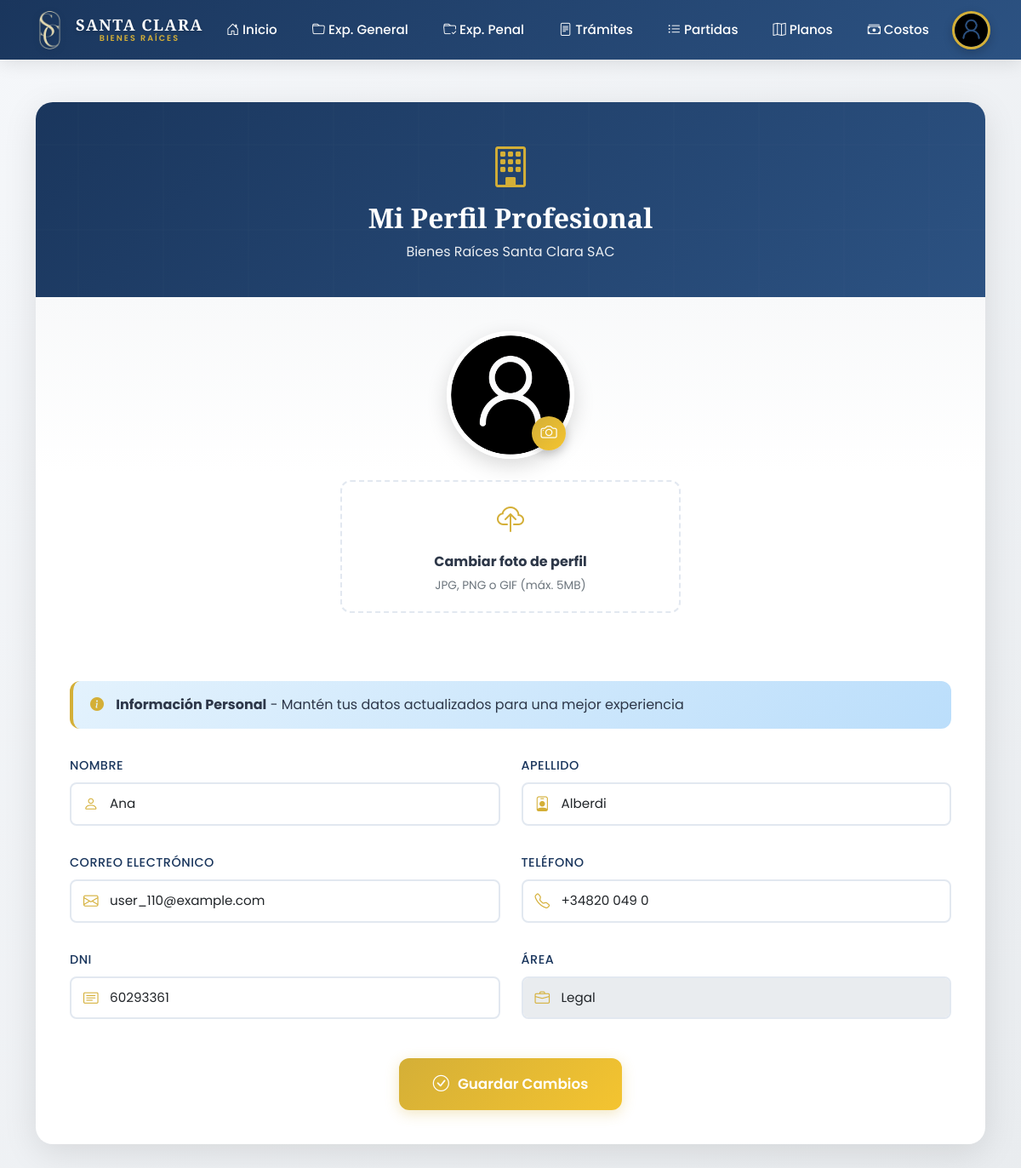
Page /accounts/my/ (signed in) on the committed database.
### apps/accounts/models.py (models this page shows, shortened)
class User(AbstractBaseUser, PermissionsMixin):
    ESTANDAR = 1
    LEGAL = 2
    ADMINISTRADOR = 3
    ROLE_CHOICE = (
        (ESTANDAR, 'Contabilidad'),
        (LEGAL, 'Legal'),
        (ADMINISTRADOR, 'Administrador'),
    )
    first_name = models.CharField(max_length=50)
    last_name = models.CharField(max_length=50)
    username = models.CharField(max_length=50, unique=True)
    email = models.EmailField(max_length=100, unique=True, blank=True, null=True)
    phone_number = models.CharField(max_length=12, blank=True, null=True)
    role = models.PositiveSmallIntegerField(choices=ROLE_CHOICE, blank=True, null=True)
    foto_perfil = models.ImageField(upload_to='profile_photos/', blank=True, null=True)
    dni = models.CharField(max_length=8, unique=True, blank=True, null=True)
    saldo = models.DecimalField(max_digits=10, decimal_places=2, blank=True, null=True, default=100.00)
    date_joined = models.DateTimeField(auto_now_add=True)
    last_login = models.DateTimeField(auto_now_add=True)
    created_date = models.DateTimeField(auto_now_add=True)
    modified_date = models.DateTimeField(auto_now=True)
    is_admin = models.BooleanField(default=False)
    is_staff = models.BooleanField(default=False)
    is_active = models.BooleanField(default=True)
    is_superadmin = models.BooleanField(default=False)
    USERNAME_FIELD = 'username'
    REQUIRED_FIELDS = ['email', 'first_name', 'last_name']
    objects = UserManager()

### principal/views.py (the view)
# urls.py: path('accounts/my/', views.perfil_user, name='perfil_user'),
@login_required(login_url='login')
def perfil_user(request):
    user = request.user
    if request.method == 'POST':
        form = PerfilUsuarioForm(request.POST, request.FILES, instance=user)
        if form.is_valid():
            form.save()
            return redirect('home')
    else:
        form = PerfilUsuarioForm(instance=user)
    return render(request, 'sistemas/perfil_user.html', {'form': form, 'user': user})

### principal/forms.py (shortened to what this page needs)
class PerfilUsuarioForm(forms.ModelForm):
    class Meta:
        model = User
        fields = ['first_name', 'last_name', 'email', 'phone_number', 'foto_perfil', 'dni', 'role']
        widgets = {
            'first_name': forms.TextInput(attrs={'class': 'form-control', 'placeholder': 'Tu nombre'}),
            'last_name': forms.TextInput(attrs={'class': 'form-control', 'placeholder': 'Tu apellido'}),
            'email': forms.EmailInput(attrs={'class': 'form-control', 'placeholder': 'Tu correo electrónico'}),
            'phone_number': forms.TextInput(attrs={'class': 'form-control', 'placeholder': 'Tu número de teléfono'}),
            'dni': forms.TextInput(attrs={'class': 'form-control', 'placeholder': 'Tu número de dni'}),
            'role': forms.Select(
                choices=User.ROLE_CHOICE,
                attrs={
                    'class': 'form-control',
                    'disabled': True,
                }
            ),
        }

### apps/partidas_planos/templates/sistemas/perfil_user.html (shortened to what this page needs)
{% extends "base.html" %}
{% load static %}
{% block body %}
{% include "../components/navbar.html" %}
<div class="profile-container">
    <div class="container">
        <div class="profile-card fade-in-up">
            <div class="profile-header">
                <i class="bi bi-building icon"></i>
                <h2>Mi Perfil Profesional</h2>
                <p class="mb-0 mt-2" style="opacity: 0.9;">Bienes Raíces Santa Clara SAC</p>
            </div>
            <form method="POST" enctype="multipart/form-data">
                <div class="profile-photo-section">
                    <div class="photo-wrapper">
                        {% if user.foto_perfil %}
                            <img src="{{ user.foto_perfil.url }}" alt="Foto de perfil" class="profile-photo">
                        {% else %}
                            <img src="{% static 'images/login.png' %}" alt="Foto por defecto" class="profile-photo">
                        {% endif %}
                        <div class="photo-badge">
                            <i class="bi bi-camera"></i>
                        </div>
                    </div>
                    <div class="photo-upload-btn">
                        <label for="id_foto_perfil" class="file-input-label">
                            <i class="bi bi-cloud-upload"></i>
                            <strong>Cambiar foto de perfil</strong>
                            <p class="text-muted mb-0 mt-1" style="font-size: 0.85rem;">JPG, PNG o GIF (máx. 5MB)</p>
                        </label>
                    </div>
                </div>
                <div class="form-section">
                    <div class="info-badge">
                        <i class="bi bi-info-circle-fill"></i>
                        <strong>Información Personal</strong> - Mantén tus datos actualizados para una mejor experiencia
                    </div>
                    <div class="form-row">
                        <div class="form-group">
                            <label class="form-label"><i class="bi bi-person"></i> Nombre</label>
                            {{ form.first_name }}
                        </div>
                        <div class="form-group">
                            <label class="form-label"><i class="bi bi-person-badge"></i> Apellido</label>
                            {{ form.last_name }}
                        </div>
                    </div>
                    <div class="form-row">
                        <div class="form-group">
                            <label class="form-label"><i class="bi bi-envelope"></i> Correo Electrónico</label>
                            {{ form.email }}
                        </div>
                        <div class="form-group">
                            <label class="form-label"><i class="bi bi-telephone"></i> Teléfono</label>
                            {{ form.phone_number }}
                        </div>
                    </div>
                    <div class="form-row">
                        <div class="form-group">
                            <label class="form-label"><i class="bi bi-card-text"></i> DNI</label>
                            {{ form.dni }}
                        </div>
                        <div class="form-group">
                            <label class="form-label"><i class="bi bi-briefcase"></i> Área</label>
                            {{ form.role }}
                        </div>
                    </div>
                    <div class="text-center mt-4 pt-3">
                        <button type="submit" class="save-button">
                            <i class="bi bi-check-circle"></i>
                            <span>Guardar Cambios</span>
                        </button>
                    </div>
                </div>
            </form>
        </div>
    </div>
</div>
{% endblock %}

### templates/base.html (style rules this page uses)
:root { --primary-color: #1a365d; --secondary-color: #2c5282; --accent-color: #d4af37; --light-bg: #f8f9fa; --dark-text: #2d3748; --border-color: #e2e8f0; --shadow-sm: 0 2px 8px rgba(0,0,0,0.05); --shadow-md: 0 4px 16px rgba(0,0,0,0.1); --shadow-lg: 0 8px 32px rgba(0,0,0,0.15); }
* { margin: 0; padding: 0; box-sizing: border-box; }
body { font-family: 'Poppins', sans-serif; background: linear-gradient(135deg, #f5f7fa 0%, #e9ecef 100%); color: var(--dark-text); min-height: 100vh; line-height: 1.6; }
h1, h2, h3, h4, h5, h6 { font-family: 'Playfair Display', serif; font-weight: 700; color: var(--primary-color); }
.form-control, .form-select { border: 2px solid var(--border-color); border-radius: 8px; padding: 12px 16px; transition: all 0.3s ease; font-size: 0.95rem; }
.form-label { font-weight: 500; color: var(--primary-color); margin-bottom: 8px; font-size: 0.9rem; text-transform: uppercase; letter-spacing: 0.5px; }
.fade-in-up { animation: fadeInUp 0.6s ease-out; }

### apps/partidas_planos/templates/sistemas/perfil_user.html (style rules this page uses)
.profile-container { padding: 40px 0; min-height: 100vh; }
.profile-card { background: white; border-radius: 20px; box-shadow: 0 10px 40px rgba(0,0,0,0.1); overflow: hidden; margin-top: 80px; }
.profile-header { background: linear-gradient(135deg, #1a365d 0%, #2c5282 100%); color: white; padding: 40px; text-align: center; position: relative; }
.profile-header::before { content: ''; position: absolute; top: 0; left: 0; right: 0; bottom: 0; opacity: 0.3; }
.profile-header h2 { color: white; font-size: 2rem; margin: 0; position: relative; z-index: 1; }
.profile-header .icon { font-size: 3rem; margin-bottom: 15px; color: #d4af37; }
.profile-photo-section { padding: 40px; background: linear-gradient(to bottom, #f8f9fa 0%, white 50%); display: flex; flex-direction: column; align-items: center; gap: 25px; }
.photo-wrapper { position: relative; display: inline-block; }
.profile-photo { width: 150px; height: 150px; border-radius: 50%; object-fit: cover; border: 5px solid white; box-shadow: 0 8px 24px rgba(0,0,0,0.15); transition: all 0.3s ease; }
.photo-badge { position: absolute; bottom: 10px; right: 10px; background: linear-gradient(135deg, #d4af37 0%, #f4c430 100%); width: 40px; height: 40px; border-radius: 50%; display: flex; align-items: center; justify-content: center; color: white; font-size: 1.2rem; box-shadow: 0 4px 12px rgba(0,0,0,0.2); }
.photo-upload-btn { background: white; border: 2px dashed var(--border-color); border-radius: 12px; padding: 20px; text-align: center; cursor: pointer; transition: all 0.3s ease; max-width: 400px; width: 100%; }
.photo-upload-btn i { font-size: 2rem; color: var(--accent-color); display: block; margin-bottom: 10px; }
.form-section { padding: 40px; }
.form-row { display: grid; grid-template-columns: repeat(auto-fit, minmax(280px, 1fr)); gap: 25px; margin-bottom: 30px; }
.form-group { position: relative; }
.form-group i { position: absolute; left: 16px; top: 45px; color: var(--accent-color); font-size: 1.1rem; }
.form-group .form-control, .form-group .form-select { padding-left: 45px; }
.save-button { background: linear-gradient(135deg, #d4af37 0%, #f4c430 100%); color: white; border: none; padding: 15px 40px; border-radius: 12px; font-weight: 600; font-size: 1.05rem; transition: all 0.3s ease; box-shadow: 0 4px 16px rgba(212, 175, 55, 0.3); display: inline-flex; align-items: center; gap: 10px; }
.save-button i { font-size: 1.2rem; }
.info-badge { background: linear-gradient(135deg, #e3f2fd 0%, #bbdefb 100%); padding: 15px 20px; border-radius: 12px; margin-bottom: 30px; border-left: 4px solid var(--accent-color); }
.info-badge i { color: var(--accent-color); margin-right: 10px; }
.file-input-label { cursor: pointer; display: block; width: 100%; }

### templates/components/navbar.html (style rules this page uses)
:root { --nav-primary: #1a365d; --nav-secondary: #2c5282; --nav-accent: #d4af37; --nav-hover: #f4c430; --nav-text: #ffffff; --nav-shadow: 0 4px 20px rgba(0,0,0,0.1); --nav-height: 70px; }

### rows in the picture
User: first_name "Ana", last_name "Alberdi", email "user_110@example.com", phone_number "+34820 049 0", dni "60293361", role "Legal"
